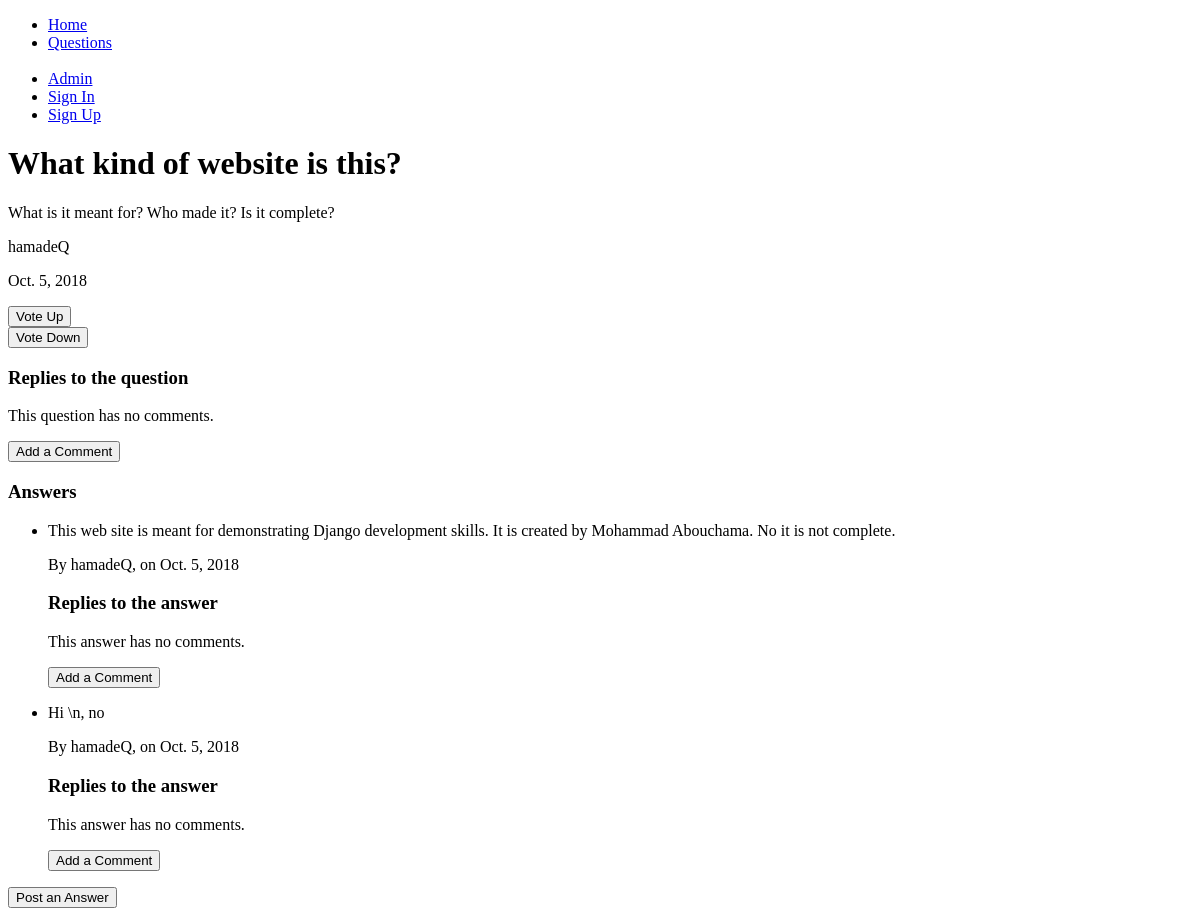
The page /questions/question/1 on the database as committed earlier.
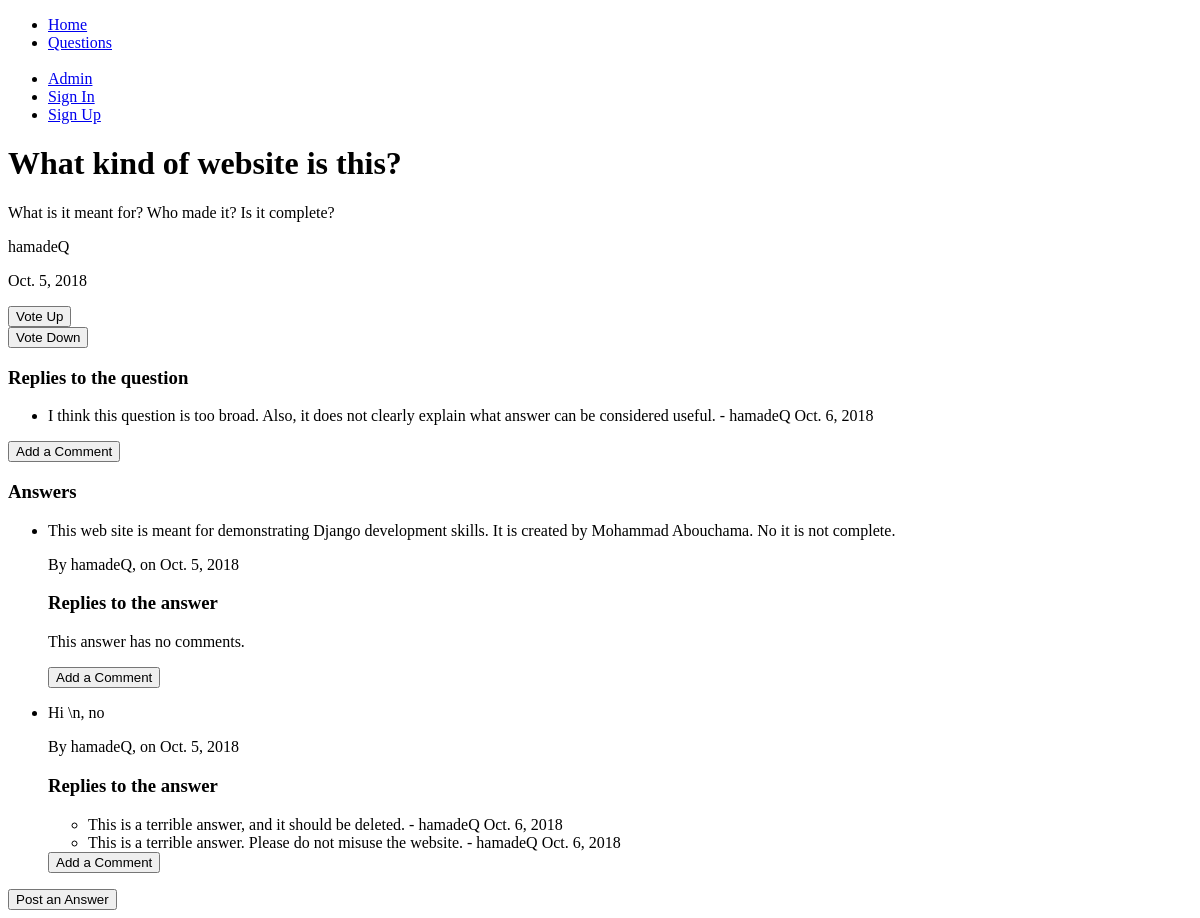
The same page on the database as committed later.
### questions/models/question_model.py (models this page shows, shortened)
class Question(models.Model):
    title = models.CharField(
        max_length=100,
        null=True,
        blank=True,
        help_text="This will be displayed when browsing the list of questions"
    )
    date_time_posted = models.DateField(auto_now = True)
    author = models.ForeignKey(
        User,
        on_delete=models.SET_NULL,
        null=True,
    )
    description = models.TextField(
        null=True,
        blank=True,
        help_text="Explain the question in detail"
    )
    up_votes_count = models.IntegerField(
        default=0,
    )
    down_votes_count = models.IntegerField(
        default=0,
    )

### questions/models/answer_model.py (models this page shows, shortened)
class Answer(models.Model):
    description = models.TextField(
        null=True,
        blank=True,
        help_text="Describe the answer in detail"
    )
    date_time_posted = models.DateField(auto_now = True)
    question = models.ForeignKey(
        Question,
        on_delete=models.CASCADE,
        null=True,
    )
    author = models.ForeignKey(
        User,
        on_delete=models.SET_NULL,
        null=True,
    )
    up_votes_count = models.IntegerField(
        default=0,
    )
    down_votes_count = models.IntegerField(
        default=0,
    )

### questions/models/question_comment_model.py (models this page shows, shortened)
class QuestionComment(models.Model):
    description = models.CharField(
        max_length = 500,
        null=True,
        blank=True,
        help_text="Describe your opinion in 2-3 sentences or less",
    )
    date_time_posted = models.DateField(auto_now = True)
    question = models.ForeignKey(
        Question,
        on_delete=models.CASCADE,
        null=True,
        help_text="The question being replied to",
    )
    author = models.ForeignKey(
        User,
        on_delete=models.SET_NULL,
        null=True,
    )

### questions/models/answer_comment_model.py (models this page shows, shortened)
class AnswerComment(models.Model):
    description = models.CharField(
        max_length = 500,
        null=True,
        blank=True,
        help_text="Describe your opinion in 2-3 sentences or less",
    )
    date_time_posted = models.DateField(auto_now = True)
    answer = models.ForeignKey(
        Answer,
        on_delete=models.CASCADE,
        null=True,
        help_text="The answer being replied to",
    )
    author = models.ForeignKey(
        User,
        on_delete=models.SET_NULL,
        null=True,
    )

### questions/views/question_views.py (the view)
# urls.py: path("question/<int:pk>", views.question_views.QuestionDetailView.as_view(), name="question_detail"),
class QuestionDetailView(generic.DetailView):
    model = Question

### questions/templates/questions/question_detail.html (shortened to what this page needs)
{% extends "base_generic.html" %}
{% block content %}
    <h1>{{question.title}}</h1>
    <div class="question-div">
        <p>{{question.description}}</p>
        <p>{{question.author}}</p>
        <p>{{question.date_time_posted}}</p>
        <form action="{% url 'vote_question_up' pk=question.id %}" method="POST">
            <button type="submit">Vote Up</button>
        </form>
        <form action="{% url 'vote_question_down' pk=question.id %}" method="POST">
            <button type="submit">Vote Down</button>
        </form>
        <div class="question_comments_div">
            <h3>Replies to the question</h3>
            {% if question.questioncomment_set.all %}
            <ul>
                {% for comment in question.questioncomment_set.all %}
                <li>
                    {{ comment.description }} - {{ comment.author.username }} {{comment.date_time_posted}}
                </li>
                {% endfor %}
            </ul>
            {% else %}
            <p>This question has no comments.</p>
            {% endif %}
            <form action="{% url 'reply_to_question' pk=question.id %}" method="GET">
                <button type="submit">Add a Comment</button>
            </form>
        </div>
    </div>
    <div class="answer_div">
        <h3>Answers</h3>
        {% if question.answer_set.all %}
        <ul>
            {% for answer in question.answer_set.all %}
            <li>
                <p>{{answer.description}}</p>
                <p>
                    By {{answer.author.username}},
                     on {{answer.date_time_posted}}
                </p>
            </li>
            <div class="answer_comments_div">
                <h3>Replies to the answer</h3>
                {% if answer.answercomment_set.all %}
                <ul>
                    {% for comment in answer.answercomment_set.all %}
                    <li>
                        {{ comment.description }} - {{ comment.author.username }} {{comment.date_time_posted}}
                    </li>
                    {% endfor %}
                </ul>
                {% else %}
                <p>This answer has no comments.</p>
                {% endif %}
                <form action="{% url 'reply_to_answer' pk=answer.id %}" method="GET">
                    <button type="submit">Add a Comment</button>
                </form>
            </div>
            {% endfor %}
        </ul>
        {% else %}
        <p> This question has not been answered yet.</p>
        {% endif %}
        <form action="{% url 'post_answer' pk=question.id %}">
            <button type="submit">Post an Answer</button>
        </form>
    </div>
{% endblock %}

### questions/templates/base_generic.html (shortened to what this page needs)
{% load static %}
<!DOCTYPE html>
<html lang="en-US">
    <head>
        {% load static %}
        <link rel="stylesheet" href="{% static 'css/style.css' %}">
    </head>
    <body>
        <div class="container-fluid">
            <div class="row">
                <div class="col-sm-2">
                    {% block sidebar %}
                    <ul class="sidebar-nav">
                        <li><a href="{% url 'index' %}">Home</a></li>
                        <li><a href="{% url 'questions' %}">Questions</a></li>
                        <br>
                        {% if user.is_authenticated %}
                        <li><h3>User: {{ user.get_username }}</h3></li>
                        <li>
                            <a href="{{user.profile.get_absolute_url}}">
                                My Profile
                            </a>
                        </li>
                        <li>
                            <a href="{% url 'logout'%}?next={{ '/' }}">
                                Sign Out
                            </a>
                        </li>
                        {% else %}
                        <li><a href="{% url 'admin:index' %}">Admin</a></li>
                        <li>
                            <a href="{% url 'login'%}?next={{request.path}}">
                                Sign In
                            </a>
                        </li>
                        <li>
                            <a href="{% url 'signup'%}?next={{request.path}}">
                                Sign Up
                            </a>
                        </li>
                        {% endif %}
                    </ul>
                    {% endblock %}
                </div>
                <div class="col-sm-10 ">
                    {% block content %}{% endblock %}
                </div>
            </div>
        </div>
    </body>
</html>

Rows that differ between the two databases and show on the page:
added QuestionComment: description "I think this question is too broad. Also, it does not clearly explain what answer can be considered useful.", author.username "hamadeQ", date_time_posted "Oct. 6, 2018"
shown differently, row unchanged: Answer "Hi \\n, no": no longer shows "This answer has no comments."
added AnswerComment: description "This is a terrible answer, and it should be deleted.", author.username "hamadeQ", date_time_posted "Oct. 6, 2018", shown under Answer "Hi \\n, no"
added AnswerComment: description "This is a terrible answer. Please do not misuse the website.", author.username "hamadeQ", date_time_posted "Oct. 6, 2018", shown under Answer "Hi \\n, no"
Other text that changed with them:
text no longer shown: "This question has no comments."
